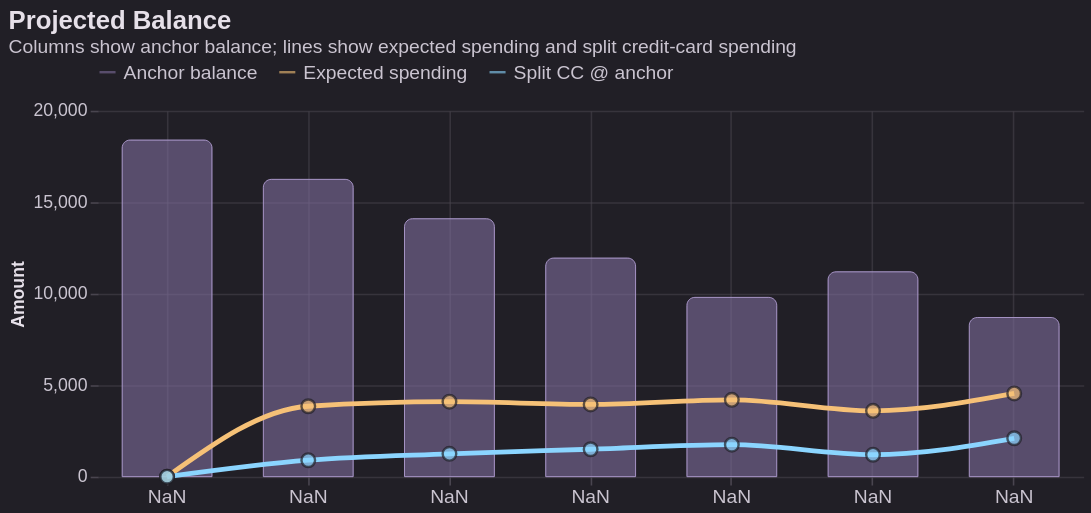

The specification (Vega-Lite) saved for this image:
### Vega-Lite specification from a JSON file in a GitHub repository (floating-point values rounded to 4 significant figures)
{"$schema": "https://vega.github.io/schema/vega-lite/v6.json", "description": "Dark themed anchor balance columns with expected spending and split credit-card spending as lines; mirrors the app chart rendered directly with Vega-Lite.", "title": {"text": "Projected Balance", "subtitle": "Columns show anchor balance; lines show expected spending and split credit-card spending", "anchor": "start", "fontSize": 16, "subtitleFontSize": 12, "color": "#e6e0e9", "subtitleColor": "#cac4d0"}, "width": 680, "height": 320, "autosize": {"type": "fit", "contains": "padding"}, "data": {"values": [{"date": "2026-01-10", "anchorBalance": 18400, "spendingAtAnchor": 0, "splitCcAtAnchor": 0}, {"date": "2026-02-10", "anchorBalance": 16250, "spendingAtAnchor": 3850, "splitCcAtAnchor": 900}, {"date": "2026-03-10", "anchorBalance": 14100, "spendingAtAnchor": 4100, "splitCcAtAnchor": 1250}, {"date": "2026-04-10", "anchorBalance": 11950, "spendingAtAnchor": 3950, "splitCcAtAnchor": 1500}, {"date": "2026-05-10", "anchorBalance": 9800, "spendingAtAnchor": 4200, "splitCcAtAnchor": 1750}, {"date": "2026-06-10", "anchorBalance": 11200, "spendingAtAnchor": 3600, "splitCcAtAnchor": 1200}, {"date": "2026-07-10", "anchorBalance": 8700, "spendingAtAnchor": 4550, "splitCcAtAnchor": 2100}]}, "transform": [{"calculate": "datum.spendingAtAnchor", "as": "expectedSpending"}, {"calculate": "datum.splitCcAtAnchor", "as": "creditCardPayments"}], "layer": [{"transform": [{"calculate": "'Anchor balance'", "as": "metric"}, {"calculate": "datum.anchorBalance", "as": "metricValue"}], "mark": {"type": "bar", "cornerRadiusTopLeft": 5, "cornerRadiusTopRight": 5, "opacity": 0.6, "width": 56, "stroke": "#a895c7", "strokeWidth": 0.6}, "encoding": {"x": {"field": "date", "type": "ordinal", "title": null, "sort": {"field": "date", "order": "ascending"}, "scale": {"paddingInner": 0.08, "paddingOuter": 0.03}, "axis": {"labelExpr": "timeFormat(toDate(datum.label), '%b %d')", "labelAngle": 0, "labelFontSize": 12, "labelColor": "#cac4d0"}}, "y": {"field": "anchorBalance", "type": "quantitative", "title": "Amount", "axis": {"format": ",.0f", "labelFontSize": 11}}, "color": {"datum": "Anchor balance", "type": "nominal", "scale": {"domain": ["Anchor balance", "Expected spending", "Split CC @ anchor"], "range": ["#7d6d9c", "#f6c177", "#8bd5ff"]}, "legend": {"orient": "top", "title": null, "labelFontSize": 12, "labelColor": "#cac4d0", "symbolType": "stroke"}}, "tooltip": [{"field": "date", "type": "temporal", "title": "Anchor period", "format": "%b %d, %Y"}, {"field": "metric", "type": "nominal", "title": "Metric"}, {"field": "metricValue", "type": "quantitative", "title": "Amount", "format": ",.0f"}, {"field": "expectedSpending", "type": "quantitative", "title": "Expected spending", "format": ",.0f"}, {"field": "anchorBalance", "type": "quantitative", "title": "Anchor balance", "format": ",.0f"}, {"field": "creditCardPayments", "type": "quantitative", "title": "Split CC @ anchor", "format": ",.0f"}]}}, {"transform": [{"fold": ["expectedSpending", "creditCardPayments"], "as": ["lineKey", "metricValue"]}, {"calculate": "datum.lineKey === 'expectedSpending' ? 'Expected spending' : 'Split CC @ anchor'", "as": "metric"}], "mark": {"type": "line", "strokeWidth": 3, "interpolate": "monotone", "point": false}, "encoding": {"x": {"field": "date", "type": "ordinal", "sort": {"field": "date", "order": "ascending"}, "scale": {"paddingInner": 0.08, "paddingOuter": 0.03}}, "y": {"field": "metricValue", "type": "quantitative"}, "color": {"field": "metric", "type": "nominal", "scale": {"domain": ["Anchor balance", "Expected spending", "Split CC @ anchor"], "range": ["#7d6d9c", "#f6c177", "#8bd5ff"]}, "legend": {"orient": "top", "title": null, "labelFontSize": 12, "labelColor": "#cac4d0", "symbolType": "stroke"}}, "tooltip": [{"field": "date", "type": "temporal", "title": "Anchor period", "format": "%b %d, %Y"}, {"field": "metric", "type": "nominal", "title": "Metric"}, {"field": "metricValue", "type": "quantitative", "title": "Amount", "format": ",.0f"}, {"field": "expectedSpending", "type": "quantitative", "title": "Expected spending", "format": ",.0f"}, {"field": "anchorBalance", "type": "quantitative", "title": "Anchor balance", "format": ",.0f"}, {"field": "creditCardPayments", "type": "quantitative", "title": "Split CC @ anchor", "format": ",.0f"}]}}, {"transform": [{"fold": ["expectedSpending", "creditCardPayments"], "as": ["lineKey", "metricValue"]}, {"calculate": "datum.lineKey === 'expectedSpending' ? 'Expected spending' : 'Split CC @ anchor'", "as": "metric"}], "mark": {"type": "point", "filled": true, "size": 72, "stroke": "#211f26", "strokeWidth": 1.5}, "encoding": {"x": {"field": "date", "type": "ordinal", "sort": {"field": "date", "order": "ascending"}, "scale": {"paddingInner": 0.08, "paddingOuter": 0.03}}, "y": {"field": "metricValue", "type": "quantitative"}, "color": {"field": "metric", "type": "nominal", "scale": {"domain": ["Anchor balance", "Expected spending", "Split CC @ anchor"], "range": ["#7d6d9c", "#f6c177", "#8bd5ff"]}, "legend": {"orient": "top", "title": null, "labelFontSize": 12, "labelColor": "#cac4d0", "symbolType": "stroke"}}, "tooltip": [{"field": "date", "type": "temporal", "title": "Anchor period", "format": "%b %d, %Y"}, {"field": "metric", "type": "nominal", "title": "Metric"}, {"field": "metricValue", "type": "quantitative", "title": "Amount", "format": ",.0f"}, {"field": "expectedSpending", "type": "quantitative", "title": "Expected spending", "format": ",.0f"}, {"field": "anchorBalance", "type": "quantitative", "title": "Anchor balance", "format": ",.0f"}, {"field": "creditCardPayments", "type": "quantitative", "title": "Split CC @ anchor", "format": ",.0f"}]}}], "config": {"background": "#211f26", "view": {"stroke": null}, "axis": {"grid": true, "gridColor": "#49454f", "gridOpacity": 0.55, "domain": false, "tickColor": "#49454f", "labelColor": "#cac4d0", "titleColor": "#e6e0e9"}, "legend": {"labelColor": "#cac4d0"}}}
